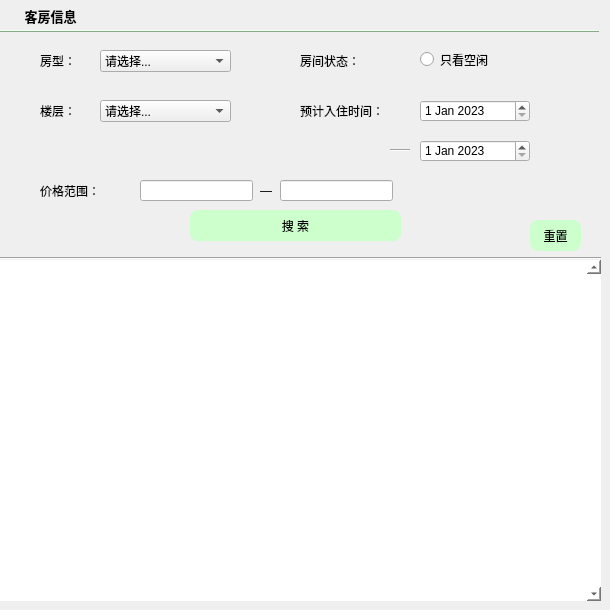
    <widget class="QWidget" name="page">
     <widget class="QToolButton" name="toolButton_2">
      <property name="geometry">
       <rect>
        <x>0</x>
        <y>0</y>
        <width>101</width>
        <height>31</height>
       </rect>
      </property>
      <property name="font">
       <font>
        <family>FontAwesome</family>
        <pointsize>10</pointsize>
        <weight>75</weight>
        <bold>true</bold>
       </font>
      </property>
      <property name="styleSheet">
       <string notr="true">border:none</string>
      </property>
      <property name="text">
       <string>客房信息</string>
      </property>
      <property name="icon">
       <iconset>
        <normaloff>../../../../../pictures/search1.png</normaloff>../../../../../pictures/search1.png</iconset>
      </property>
      <property name="toolButtonStyle">
       <enum>Qt::ToolButtonTextBesideIcon</enum>
      </property>
     </widget>
     <widget class="QFrame" name="split_2">
      <property name="geometry">
       <rect>
        <x>0</x>
        <y>30</y>
        <width>600</width>
        <height>2</height>
       </rect>
      </property>
      <property name="styleSheet">
       <string notr="true">color:#CCFFCC;
border-color:#CCFFCC;
background-color:#CCFFCC</string>
      </property>
      <property name="frameShape">
       <enum>QFrame::HLine</enum>
      </property>
      <property name="frameShadow">
       <enum>QFrame::Raised</enum>
      </property>
     </widget>
     <widget class="QComboBox" name="inputType">
      <property name="geometry">
       <rect>
        <x>100</x>
        <y>50</y>
        <width>131</width>
        <height>22</height>
       </rect>
      </property>
      <item>
       <property name="text">
        <string>请选择...</string>
       </property>
      </item>
      <item>
       <property name="text">
        <string>标准间（单人）</string>
       </property>
      </item>
      <item>
       <property name="text">
        <string>标准间（双人）</string>
       </property>
      </item>
      <item>
       <property name="text">
        <string>大床房</string>
       </property>
      </item>
      <item>
       <property name="text">
        <string>总统套房</string>
       </property>
      </item>
     </widget>
     <widget class="QLabel" name="label_22">
      <property name="geometry">
       <rect>
        <x>40</x>
        <y>50</y>
        <width>41</width>
        <height>21</height>
       </rect>
      </property>
      <property name="text">
       <string>房型：</string>
      </property>
     </widget>
     <widget class="QLabel" name="label_23">
      <property name="geometry">
       <rect>
        <x>300</x>
        <y>50</y>
        <width>71</width>
        <height>21</height>
       </rect>
      </property>
      <property name="text">
       <string>房间状态：</string>
      </property>
     </widget>
     <widget class="QLabel" name="label_24">
      <property name="geometry">
       <rect>
        <x>300</x>
        <y>100</y>
        <width>101</width>
        <height>21</height>
       </rect>
      </property>
      <property name="text">
       <string>预计入住时间：</string>
      </property>
     </widget>
     <widget class="QLabel" name="label_25">
      <property name="geometry">
       <rect>
        <x>40</x>
        <y>180</y>
        <width>101</width>
        <height>21</height>
       </rect>
      </property>
      <property name="text">
       <string>价格范围：</string>
      </property>
     </widget>
     <widget class="QLineEdit" name="inputprice1">
      <property name="geometry">
       <rect>
        <x>140</x>
        <y>180</y>
        <width>113</width>
        <height>21</height>
       </rect>
      </property>
     </widget>
     <widget class="QLabel" name="label_26">
      <property name="geometry">
       <rect>
        <x>260</x>
        <y>180</y>
        <width>21</width>
        <height>21</height>
       </rect>
      </property>
      <property name="text">
       <string>—</string>
      </property>
     </widget>
     <widget class="QLineEdit" name="inputprice2">
      <property name="geometry">
       <rect>
        <x>280</x>
        <y>180</y>
        <width>113</width>
        <height>21</height>
       </rect>
      </property>
     </widget>
     <widget class="QLabel" name="label_27">
      <property name="geometry">
       <rect>
        <x>40</x>
        <y>100</y>
        <width>101</width>
        <height>21</height>
       </rect>
      </property>
      <property name="text">
       <string>楼层：</string>
      </property>
     </widget>
     <widget class="QComboBox" name="inputstorey">
      <property name="geometry">
       <rect>
        <x>100</x>
        <y>100</y>
        <width>131</width>
        <height>22</height>
       </rect>
      </property>
      <item>
       <property name="text">
        <string>请选择...</string>
       </property>
      </item>
      <item>
       <property name="text">
        <string>2</string>
       </property>
      </item>
      <item>
       <property name="text">
        <string>3</string>
       </property>
      </item>
      <item>
       <property name="text">
        <string>4</string>
       </property>
      </item>
     </widget>
     <widget class="QDateEdit" name="inputStartTime">
      <property name="geometry">
       <rect>
        <x>420</x>
        <y>100</y>
        <width>110</width>
        <height>22</height>
       </rect>
      </property>
      <property name="contextMenuPolicy">
       <enum>Qt::DefaultContextMenu</enum>
      </property>
      <property name="dateTime">
       <datetime>
        <hour>0</hour>
        <minute>0</minute>
        <second>0</second>
        <year>2023</year>
        <month>1</month>
        <day>1</day>
       </datetime>
      </property>
      <property name="maximumTime">
       <time>
        <hour>22</hour>
        <minute>59</minute>
        <second>59</second>
       </time>
      </property>
     </widget>
     <widget class="QPushButton" name="commitSearch">
      <property name="geometry">
       <rect>
        <x>190</x>
        <y>210</y>
        <width>211</width>
        <height>31</height>
       </rect>
      </property>
      <property name="styleSheet">
       <string notr="true">#commitSearch{background:#CCFFCC;
border-radius:8px}
#commitSearch:hover
{
background:#CCFF99
}</string>
      </property>
      <property name="text">
       <string>搜 索</string>
      </property>
     </widget>
     <widget class="Line" name="line">
      <property name="geometry">
       <rect>
        <x>0</x>
        <y>250</y>
        <width>601</width>
        <height>16</height>
       </rect>
      </property>
      <property name="orientation">
       <enum>Qt::Horizontal</enum>
      </property>
     </widget>
     <widget class="QRadioButton" name="inputFree">
      <property name="geometry">
       <rect>
        <x>420</x>
        <y>50</y>
        <width>115</width>
        <height>19</height>
       </rect>
      </property>
      <property name="text">
       <string>只看空闲</string>
      </property>
     </widget>
     <widget class="QDateEdit" name="inputEndTime">
      <property name="geometry">
       <rect>
        <x>420</x>
        <y>140</y>
        <width>110</width>
        <height>22</height>
       </rect>
      </property>
      <property name="contextMenuPolicy">
       <enum>Qt::DefaultContextMenu</enum>
      </property>
      <property name="dateTime">
       <datetime>
        <hour>0</hour>
        <minute>0</minute>
        <second>0</second>
        <year>2023</year>
        <month>1</month>
        <day>1</day>
       </datetime>
      </property>
      <property name="maximumTime">
       <time>
        <hour>22</hour>
        <minute>59</minute>
        <second>59</second>
       </time>
      </property>
     </widget>
     <widget class="Line" name="line_16">
      <property name="geometry">
       <rect>
        <x>390</x>
        <y>140</y>
        <width>20</width>
        <height>20</height>
       </rect>
      </property>
      <property name="orientation">
       <enum>Qt::Horizontal</enum>
      </property>
     </widget>
     <widget class="QScrollArea" name="scrollArea">
      <property name="geometry">
       <rect>
        <x>0</x>
        <y>260</y>
        <width>601</width>
        <height>341</height>
       </rect>
      </property>
      <property name="contextMenuPolicy">
       <enum>Qt::DefaultContextMenu</enum>
      </property>
      <property name="styleSheet">
       <string notr="true">background-color:white</string>
      </property>
      <property name="frameShape">
       <enum>QFrame::NoFrame</enum>
      </property>
      <property name="verticalScrollBarPolicy">
       <enum>Qt::ScrollBarAlwaysOn</enum>
      </property>
      <property name="horizontalScrollBarPolicy">
       <enum>Qt::ScrollBarAsNeeded</enum>
      </property>
      <property name="widgetResizable">
       <bool>true</bool>
      </property>
      <property name="alignment">
       <set>Qt::AlignCenter</set>
      </property>
      <widget class="QWidget" name="scrollAreaWidgetContents">
       <property name="geometry">
        <rect>
         <x>0</x>
         <y>0</y>
         <width>580</width>
         <height>341</height>
        </rect>
       </property>
       <widget class="QWidget" name="gridLayoutWidget">
        <property name="geometry">
         <rect>
          <x>0</x>
          <y>0</y>
          <width>601</width>
          <height>341</height>
         </rect>
        </property>
        <layout class="QGridLayout" name="gridLayout">
         <property name="sizeConstraint">
          <enum>QLayout::SetNoConstraint</enum>
         </property>
        </layout>
       </widget>
      </widget>
     </widget>
     <widget class="QPushButton" name="reset">
      <property name="geometry">
       <rect>
        <x>530</x>
        <y>220</y>
        <width>51</width>
        <height>31</height>
       </rect>
      </property>
      <property name="styleSheet">
       <string notr="true">#reset{background:#CCFFCC;
border-radius:8px}
#reset:hover
{
background:#CCFF99
}</string>
      </property>
      <property name="text">
       <string>重置</string>
      </property>
     </widget>
    </widget>
